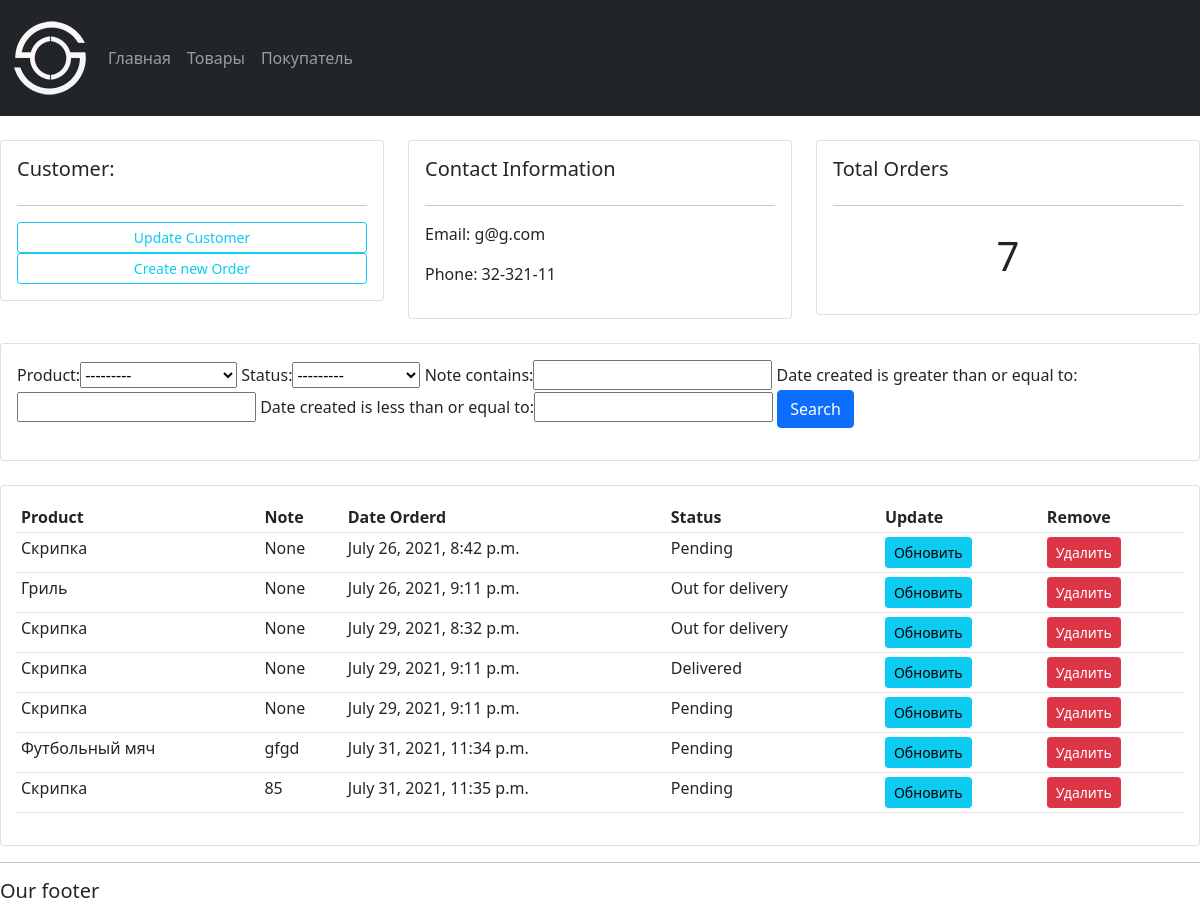
/customer/3/, run on the app's committed database.
### accounts/models.py (models this page shows, shortened)
class Customer(models.Model):
    name = models.CharField(max_length=150, null=True)
    phone = models.CharField(max_length=150, null=True)
    email = models.CharField(max_length=150, null=True)
    date_created = models.DateTimeField(auto_now_add=True, null=True)

class Order(models.Model):
    STATUS = (
        ('Pending', 'В ожидании'),
        ('Out for delivery', 'Доставляется'),
        ('Delivered', 'Доставлено'),
    )
    customer = models.ForeignKey(Customer, null=True, on_delete=models.SET_NULL)
    product = models.ForeignKey(Product, null=True, on_delete=models.SET_NULL)
    date_created = models.DateTimeField(auto_now_add=True, null=True)
    status = models.CharField(max_length=150, choices=STATUS)
    note = models.CharField(max_length=1000, null=True)

class Product(models.Model):
    CATEGORY = (
        ('Indoor', 'В дом'),
        ('Out door', 'Не в дом'),
    )
    name = models.CharField(max_length=150)
    price = models.FloatField(null=True)
    category = models.CharField(max_length=150, choices=CATEGORY)
    description = models.CharField(max_length=150)
    date_created = models.DateTimeField(auto_now_add=True, null=True)
    tags = models.ManyToManyField(Tag)
    def __str__(self):
        return self.name

### accounts/views.py (the view)
# urls.py: path('customer/<str:pk>/', views.customer, name="customer"),
def customer(request, pk):
    customer = Customer.objects.get(id=pk)
    orders = customer.order_set.all()
    orders_count = orders.count()
    myFilter = OrderFilter(request.GET, queryset=orders)
    orders = myFilter.qs
    context = {'customer': customer, 'orders': orders, 'orders_count': orders_count, 'myFilter': myFilter}
    return render(request, 'accounts/customer.html', context)

### accounts/templates/accounts/customer.html
{%  extends 'accounts/main.html' %}
{% block content %}
	<br>
<div class="row">
	<div class="col-md">
		<div class="card card-body">
			<h5>Customer:</h5>
			<hr>
			<a class="btn btn-outline-info  btn-sm btn-block" href="">Update Customer</a>
			<a class="btn btn-outline-info  btn-sm btn-block" href="{% url 'create_order' customer.id %}">Create new Order</a>
		</div>
	</div>
	<div class="col-md">
		<div class="card card-body">
			<h5>Contact Information</h5>
			<hr>
			<p>Email: {{customer.email}} </p>
			<p>Phone: {{customer.phone}}</p>
		</div>
	</div>
	<div class="col-md">
		<div class="card card-body">
			<h5>Total Orders</h5>
			<hr>
			<h1 style="text-align: center;padding: 10px">{{orders_count}}</h1>
		</div>
	</div>
</div>
<br>
<div class="row">
	<div class="col">
		<div class="card card-body">
			<form method="get">
				{{myFilter.form}}
		    	<button class="btn btn-primary" type="submit">Search</button>
		  	</form>
		</div>
	</div>
</div>
<br>
<div class="row">
	<div class="col-md">
		<div class="card card-body">
			<table class="table table-sm">
				<tr>
					<th>Product</th>
					<th>Note</th>
					<th>Date Orderd</th>
					<th>Status</th>
					<th>Update</th>
					<th>Remove</th>
				</tr>
				{% for order in orders %}
				<tr>
					<td>{{order.product}}</td>
					<td>{{order.note}}</td>
					<td>{{order.date_created}}</td>
					<td>{{order.status}}</td>
					<td><a class="btn btn-sm btn-info" href="{% url 'update_order' order.id %}">Обновить</a></td>
					<td><a class="btn btn-sm btn-danger" href="{% url 'delete_order' order.id %}">Удалить</a></td>
				</tr>
				{% endfor %}
			</table>
		</div>
	</div>
</div>
{% endblock %}

### data on the page
Customer: email "g@g.com", phone "32-321-11"
Order: product "Скрипка", note "None", date_created "July 26, 2021, 8:42 p.m.", status "Pending"
Order: product "Гриль", note "None", date_created "July 26, 2021, 9:11 p.m.", status "Out for delivery"
Order: product "Скрипка", note "None", date_created "July 29, 2021, 8:32 p.m.", status "Out for delivery"
Order: product "Скрипка", note "None", date_created "July 29, 2021, 9:11 p.m.", status "Delivered"
Order: product "Скрипка", note "None", date_created "July 29, 2021, 9:11 p.m.", status "Pending"
Order: product "Футбольный мяч", note "gfgd", date_created "July 31, 2021, 11:34 p.m.", status "Pending"
Order: product "Скрипка", note "85", date_created "July 31, 2021, 11:35 p.m.", status "Pending"

### other printed values
{{ orders_count }} "7"
